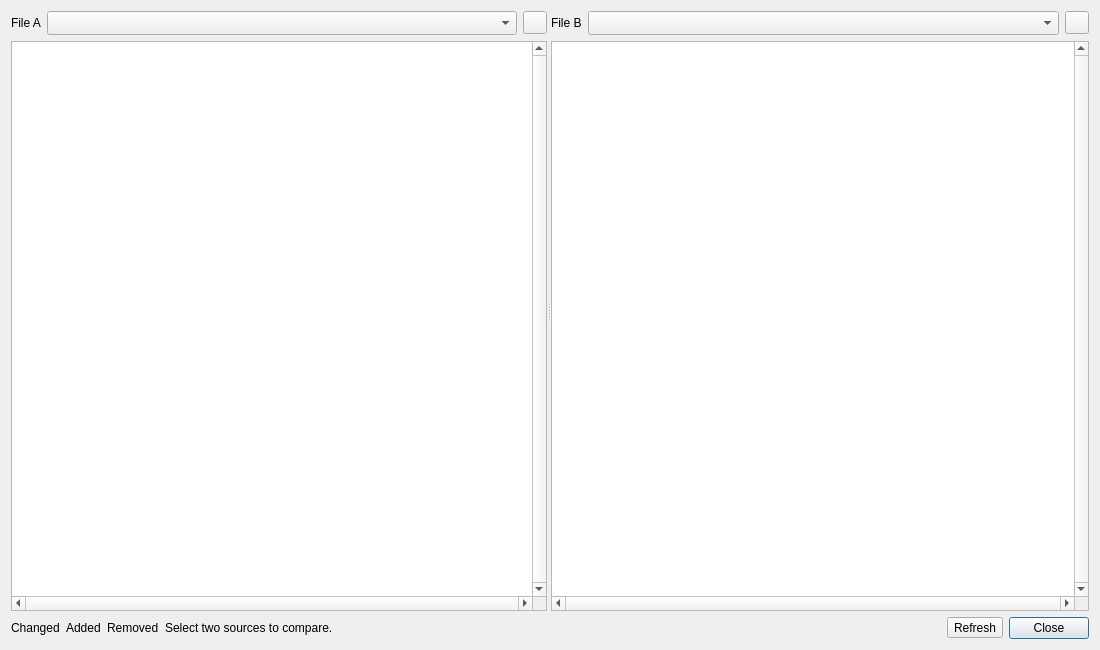
<?xml version="1.0" encoding="UTF-8"?>
<ui version="4.0">
    <class>CompareDialog</class>
    <widget class="QDialog" name="CompareDialog">
        <property name="geometry">
            <rect>
                <x>0</x>
                <y>0</y>
                <width>1100</width>
                <height>650</height>
            </rect>
        </property>
        <property name="minimumSize">
            <size>
                <width>700</width>
                <height>360</height>
            </size>
        </property>
        <property name="windowTitle">
            <string>Compare</string>
        </property>
        <layout class="QVBoxLayout" name="verticalLayout">
            <item>
                <widget class="QSplitter" name="splitter">
                    <property name="orientation">
                        <enum>Qt::Orientation::Horizontal</enum>
                    </property>
                    <widget class="QWidget" name="leftPanel">
                        <layout class="QVBoxLayout" name="leftLayout">
                            <property name="leftMargin">
                                <number>0</number>
                            </property>
                            <property name="topMargin">
                                <number>0</number>
                            </property>
                            <property name="rightMargin">
                                <number>0</number>
                            </property>
                            <property name="bottomMargin">
                                <number>0</number>
                            </property>
                            <item>
                                <layout class="QHBoxLayout" name="leftHeader">
                                    <item>
                                        <widget class="QLabel" name="leftLabel">
                                            <property name="text">
                                                <string>File A</string>
                                            </property>
                                            <property name="buddy">
                                                <cstring>leftCombo</cstring>
                                            </property>
                                        </widget>
                                    </item>
                                    <item>
                                        <widget class="QComboBox" name="leftCombo">
                                            <property name="sizePolicy">
                                                <sizepolicy hsizetype="Expanding" vsizetype="Fixed">
                                                    <horstretch>0</horstretch>
                                                    <verstretch>0</verstretch>
                                                </sizepolicy>
                                            </property>
                                            <property name="minimumContentsLength">
                                                <number>12</number>
                                            </property>
                                            <property name="sizeAdjustPolicy">
                                                <enum>QComboBox::SizeAdjustPolicy::AdjustToMinimumContentsLengthWithIcon</enum>
                                            </property>
                                            <property name="placeholderText">
                                                <string>Select a document or open a file</string>
                                            </property>
                                            <property name="accessibleName">
                                                <string>File A</string>
                                            </property>
                                        </widget>
                                    </item>
                                    <item>
                                        <widget class="QToolButton" name="leftOpenButton">
                                            <property name="toolTip">
                                                <string>Open NC program</string>
                                            </property>
                                            <property name="accessibleName">
                                                <string>Open file A</string>
                                            </property>
                                            <property name="icon">
                                                <iconset resource="../../../resources/files_res.qrc">
                                                    <normaloff>:/resource/icons/open.png</normaloff>
                                                </iconset>
                                            </property>
                                        </widget>
                                    </item>
                                </layout>
                            </item>
                            <item>
                                <widget class="QPlainTextEdit" name="leftEditor">
                                    <property name="readOnly">
                                        <bool>true</bool>
                                    </property>
                                    <property name="lineWrapMode">
                                        <enum>QPlainTextEdit::LineWrapMode::NoWrap</enum>
                                    </property>
                                    <property name="horizontalScrollBarPolicy">
                                        <enum>Qt::ScrollBarPolicy::ScrollBarAlwaysOn</enum>
                                    </property>
                                    <property name="verticalScrollBarPolicy">
                                        <enum>Qt::ScrollBarPolicy::ScrollBarAlwaysOn</enum>
                                    </property>
                                    <property name="accessibleName">
                                        <string>Text of file A</string>
                                    </property>
                                </widget>
                            </item>
                        </layout>
                    </widget>
                    <widget class="QWidget" name="rightPanel">
                        <layout class="QVBoxLayout" name="rightLayout">
                            <property name="leftMargin">
                                <number>0</number>
                            </property>
                            <property name="topMargin">
                                <number>0</number>
                            </property>
                            <property name="rightMargin">
                                <number>0</number>
                            </property>
                            <property name="bottomMargin">
                                <number>0</number>
                            </property>
                            <item>
                                <layout class="QHBoxLayout" name="rightHeader">
                                    <item>
                                        <widget class="QLabel" name="rightLabel">
                                            <property name="text">
                                                <string>File B</string>
                                            </property>
                                            <property name="buddy">
                                                <cstring>rightCombo</cstring>
                                            </property>
                                        </widget>
                                    </item>
                                    <item>
                                        <widget class="QComboBox" name="rightCombo">
                                            <property name="sizePolicy">
                                                <sizepolicy hsizetype="Expanding" vsizetype="Fixed">
                                                    <horstretch>0</horstretch>
                                                    <verstretch>0</verstretch>
                                                </sizepolicy>
                                            </property>
                                            <property name="minimumContentsLength">
                                                <number>12</number>
                                            </property>
                                            <property name="sizeAdjustPolicy">
                                                <enum>QComboBox::SizeAdjustPolicy::AdjustToMinimumContentsLengthWithIcon</enum>
                                            </property>
                                            <property name="placeholderText">
                                                <string>Select a document or open a file</string>
                                            </property>
                                            <property name="accessibleName">
                                                <string>File B</string>
                                            </property>
                                        </widget>
                                    </item>
                                    <item>
                                        <widget class="QToolButton" name="rightOpenButton">
                                            <property name="toolTip">
                                                <string>Open NC program</string>
                                            </property>
                                            <property name="accessibleName">
                                                <string>Open file B</string>
                                            </property>
                                            <property name="icon">
                                                <iconset resource="../../../resources/files_res.qrc">
                                                    <normaloff>:/resource/icons/open.png</normaloff>
                                                </iconset>
                                            </property>
                                        </widget>
                                    </item>
                                </layout>
                            </item>
                            <item>
                                <widget class="QPlainTextEdit" name="rightEditor">
                                    <property name="readOnly">
                                        <bool>true</bool>
                                    </property>
                                    <property name="lineWrapMode">
                                        <enum>QPlainTextEdit::LineWrapMode::NoWrap</enum>
                                    </property>
                                    <property name="horizontalScrollBarPolicy">
                                        <enum>Qt::ScrollBarPolicy::ScrollBarAlwaysOn</enum>
                                    </property>
                                    <property name="verticalScrollBarPolicy">
                                        <enum>Qt::ScrollBarPolicy::ScrollBarAlwaysOn</enum>
                                    </property>
                                    <property name="accessibleName">
                                        <string>Text of file B</string>
                                    </property>
                                </widget>
                            </item>
                        </layout>
                    </widget>
                </widget>
            </item>
            <item>
                <layout class="QHBoxLayout" name="footerLayout" stretch="0,0,0,1,0">
                    <item>
                        <widget class="QLabel" name="changedLabel">
                            <property name="text">
                                <string>Changed</string>
                            </property>
                        </widget>
                    </item>
                    <item>
                        <widget class="QLabel" name="addedLabel">
                            <property name="text">
                                <string>Added</string>
                            </property>
                        </widget>
                    </item>
                    <item>
                        <widget class="QLabel" name="removedLabel">
                            <property name="text">
                                <string>Removed</string>
                            </property>
                        </widget>
                    </item>
                    <item>
                        <widget class="QLabel" name="statusLabel">
                            <property name="text">
                                <string>Select two sources to compare.</string>
                            </property>
                            <property name="wordWrap">
                                <bool>true</bool>
                            </property>
                        </widget>
                    </item>
                    <item>
                        <widget class="QToolButton" name="refreshButton">
                            <property name="text">
                                <string>Refresh</string>
                            </property>
                            <property name="toolTip">
                                <string>Refresh comparison (reload disk sources)</string>
                            </property>
                            <property name="accessibleName">
                                <string>Refresh</string>
                            </property>
                            <property name="icon">
                                <iconset resource="../../../resources/files_res.qrc">
                                    <normaloff>:/resource/icons/refresh.png</normaloff>
                                </iconset>
                            </property>
                            <property name="toolButtonStyle">
                                <enum>Qt::ToolButtonStyle::ToolButtonTextBesideIcon</enum>
                            </property>
                        </widget>
                    </item>
                    <item>
                        <widget class="QDialogButtonBox" name="buttonBox">
                            <property name="standardButtons">
                                <set>QDialogButtonBox::StandardButton::Close</set>
                            </property>
                            <property name="sizePolicy">
                                <sizepolicy hsizetype="Fixed" vsizetype="Fixed">
                                    <horstretch>0</horstretch>
                                    <verstretch>0</verstretch>
                                </sizepolicy>
                            </property>
                        </widget>
                    </item>
                </layout>
            </item>
        </layout>
    </widget>
    <resources>
        <include location="../../../resources/files_res.qrc" />
    </resources>
    <connections />
</ui>
